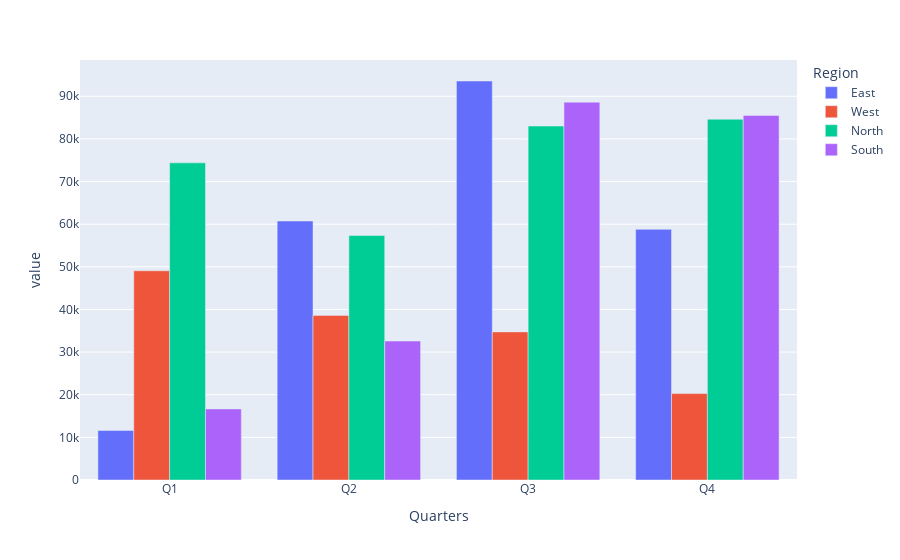

Notebook code cell kept with this figure:
### Code cell
data.plot.bar(barmode="group")

### Figure 1 — Plotly figure (JSON) as saved in the notebook; plotly's stock layout.template omitted (floating-point values rounded to 4 significant figures)
{"data": [{"alignmentgroup": "True", "hovertemplate": "Region=East<br>Quarters=%{x}<br>value=%{y}<extra></extra>", "legendgroup": "East", "marker": {"color": "#636efa", "pattern": {"shape": ""}}, "name": "East", "offsetgroup": "East", "orientation": "v", "showlegend": true, "textposition": "auto", "type": "bar", "x": ["Q1", "Q2", "Q3", "Q4"], "xaxis": "x", "y": [11600.0, 60750.0, 93580.0, 58790.0], "yaxis": "y"}, {"alignmentgroup": "True", "hovertemplate": "Region=West<br>Quarters=%{x}<br>value=%{y}<extra></extra>", "legendgroup": "West", "marker": {"color": "#EF553B", "pattern": {"shape": ""}}, "name": "West", "offsetgroup": "West", "orientation": "v", "showlegend": true, "textposition": "auto", "type": "bar", "x": ["Q1", "Q2", "Q3", "Q4"], "xaxis": "x", "y": [49070.0, 38610.0, 34740.0, 20260.0], "yaxis": "y"}, {"alignmentgroup": "True", "hovertemplate": "Region=North<br>Quarters=%{x}<br>value=%{y}<extra></extra>", "legendgroup": "North", "marker": {"color": "#00cc96", "pattern": {"shape": ""}}, "name": "North", "offsetgroup": "North", "orientation": "v", "showlegend": true, "textposition": "auto", "type": "bar", "x": ["Q1", "Q2", "Q3", "Q4"], "xaxis": "x", "y": [74380.0, 57340.0, 83020.0, 84620.0], "yaxis": "y"}, {"alignmentgroup": "True", "hovertemplate": "Region=South<br>Quarters=%{x}<br>value=%{y}<extra></extra>", "legendgroup": "South", "marker": {"color": "#ab63fa", "pattern": {"shape": ""}}, "name": "South", "offsetgroup": "South", "orientation": "v", "showlegend": true, "textposition": "auto", "type": "bar", "x": ["Q1", "Q2", "Q3", "Q4"], "xaxis": "x", "y": [16670.0, 32590.0, 88630.0, 85510.0], "yaxis": "y"}], "layout": {"autosize": true, "barmode": "group", "legend": {"title": {"text": "Region"}, "tracegroupgap": 0}, "margin": {"t": 60}, "xaxis": {"anchor": "y", "autorange": true, "domain": [0, 1], "range": [-0.5, 3.5], "title": {"text": "Quarters"}, "type": "category"}, "yaxis": {"anchor": "x", "autorange": true, "domain": [0, 1], "range": [0, 98510.0], "title": {"text": "value"}, "type": "linear"}}}
